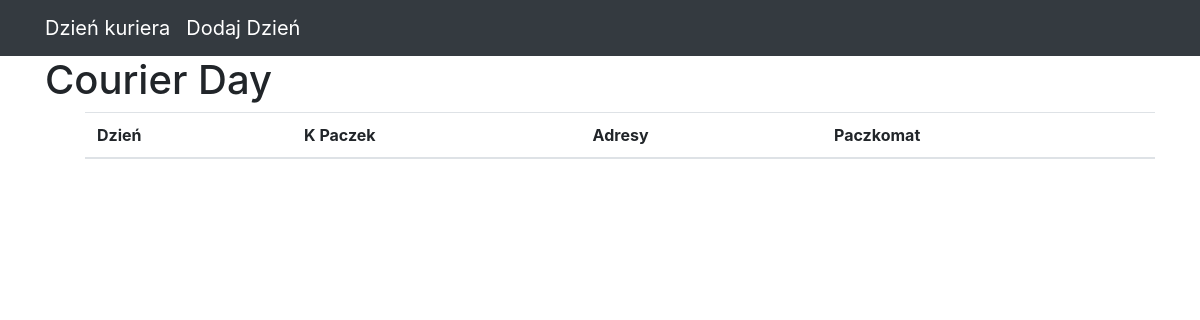
Before: / with the older database file.
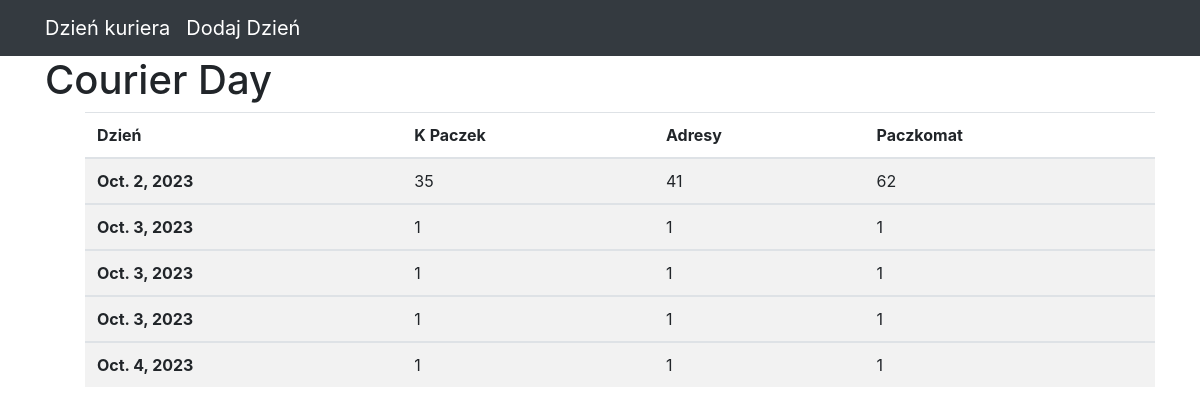
After: the same page with the newer database file.
### courier/models.py (models this page shows)
class CourierDay(models.Model):
    date = models.DateField()
    courier_id = models.IntegerField()
    packages = models.IntegerField()
    adresy = models.IntegerField()
    paczkomat = models.IntegerField()
    stops_end = models.TimeField()
    pickup_end = models.TimeField()
    added = models.DateTimeField(auto_now_add=True, null=True)

### courier/views.py (the view)
# urls.py: path('',CourierDayListView.as_view(), name='courier_day_list_view'),
class CourierDayListView(ListView):
    template_name = 'courier_day_list_view.html'
    model = CourierDay

### templates/courier_day_list_view.html (shortened to what this page needs)
{% extends "base.html" %}
{% block content %}
    <h1>Courier Day</h1>
    <ul>
    <table class="table table-striped">
  <thead>
    <tr>
      <th  scope="col">Dzień</th>
      <th  scope="col">K Paczek</th>
      <th scope="col">Adresy</th>
      <th scope="col">Paczkomat</th>
    </tr>
  </thead>
{% for day in object_list %}
  <tbody>
    <tr>
      <th scope="row">{{ day.date }}</th>
      <td >{{ day.packages }}</td>
      <td>{{ day.adresy}}</td>
      <td>{{ day.paczkomat}}</td>
    </tr>
  </tbody>
{% endfor %}
</table>
    </ul>
{% endblock %}

### templates/base.html (shortened to what this page needs)
{% load static %}
<html {% if LANGUAGE_CODE %}lang="{{ LANGUAGE_CODE }}"{% endif %}>
  <head>
    <link rel="stylesheet" href="https://stackpath.bootstrapcdn.com/bootstrap/4.2.1/css/bootstrap.min.css">
  </head>
  <body>
    <nav class="navbar navbar-expand-lg navbar-dark bg-dark">
      <div class="container fixed">
        <a class="navbar-brand" href="/">
            Dzień kuriera
        </a>
          <a class="navbar-brand" href="form/">
          Dodaj Dzień
        </a>
      </div>
    </nav>
    <div class="container">
      <div>
        {% block content %}{% endblock %}
      </div>
    </div>
  </body>
</html>

Changed rows visible on the page:
added CourierDay: date "Oct. 2, 2023", packages "35", adresy "41", paczkomat "62"
added CourierDay: date "Oct. 3, 2023", packages "1", adresy "1", paczkomat "1"
added CourierDay: date "Oct. 3, 2023", packages "1", adresy "1", paczkomat "1"
added CourierDay: date "Oct. 3, 2023", packages "1", adresy "1", paczkomat "1"
added CourierDay: date "Oct. 4, 2023", packages "1", adresy "1", paczkomat "1"
